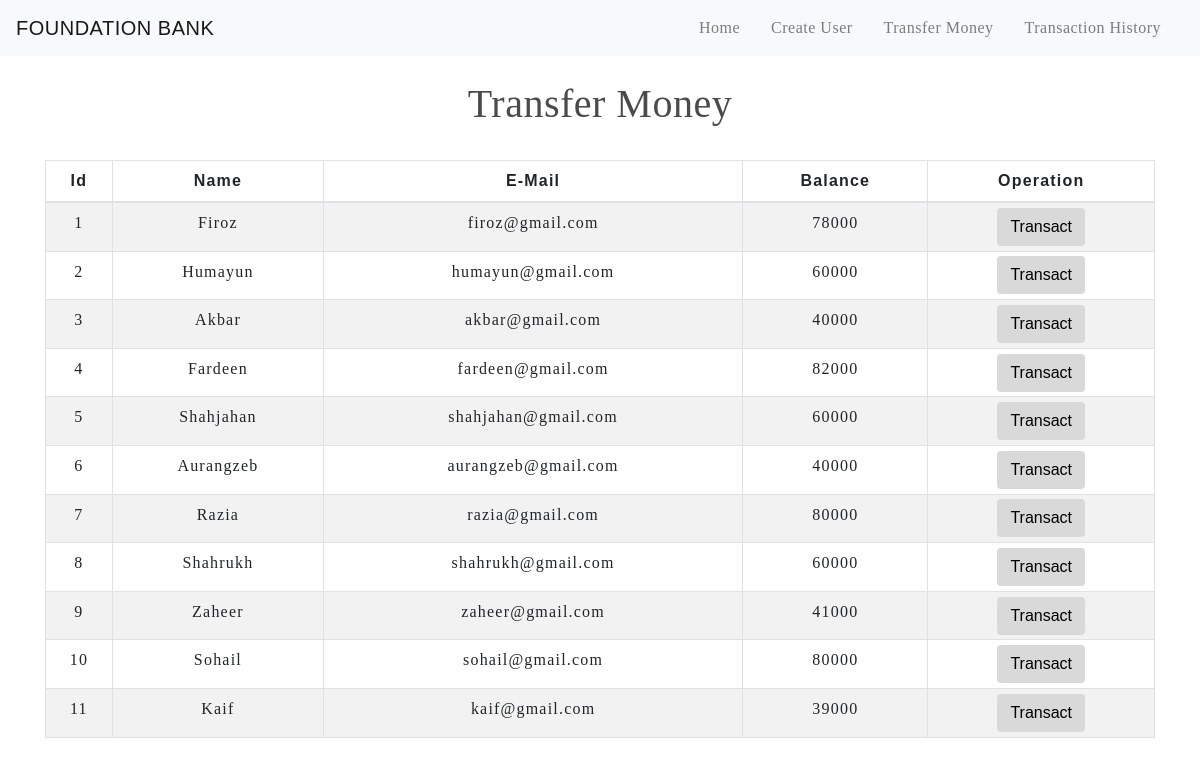
The app's page /transfermoney.php with its own data.
### tables this page shows
CREATE TABLE IF NOT EXISTS `users` (
  `id` int(3) NOT NULL AUTO_INCREMENT,
  `name` text NOT NULL,
  `email` varchar(30) NOT NULL,
  `balance` int(8) NOT NULL,
  PRIMARY KEY (`id`)
);

### transfermoney.php (the view, shortened to what this page needs)
<!DOCTYPE html>
<html lang="en">
<head>
    <link rel="stylesheet" href="https://maxcdn.bootstrapcdn.com/bootstrap/4.0.0/css/bootstrap.min.css">
    <link rel="stylesheet" type="text/css" href="css/table.css">
    <link rel="stylesheet" type="text/css" href="css/navbar.css">
</head>
<body>
<?php
    include_once 'connection.php';
    $sql = "SELECT * FROM users";
    $result = mysqli_query($conn,$sql);
?>
<?php
  include_once 'navbar.php';
?>
<div class="container">
        <h2 class="text-center pt-4">Transfer Money</h2>
        <br>
            <div class="row">
                <div class="col">
                    <div class="table-responsive-sm">
                    <table class="table table-hover table-sm table-striped table-condensed table-bordered">
                        <thead>
                            <tr>
                            <th scope="col" class="text-center py-2">Id</th>
                            <th scope="col" class="text-center py-2">Name</th>
                            <th scope="col" class="text-center py-2">E-Mail</th>
                            <th scope="col" class="text-center py-2">Balance</th>
                            <th scope="col" class="text-center py-2">Operation</th>
                            </tr>
                        </thead>
                        <tbody>
                <?php
                    while($rows=mysqli_fetch_assoc($result)){
                ?>
                    <tr>
                        <td class="py-2"><?php echo $rows['id'] ?></td>
                        <td class="py-2"><?php echo $rows['name']?></td>
                        <td class="py-2"><?php echo $rows['email']?></td>
                        <td class="py-2"><?php echo $rows['balance']?></td>
                        <td><a href="selecteduserdetail.php?id= <?php echo $rows['id'] ;?>"> <button type="button" class="btn">Transact</button></a></td>
                    </tr>
                <?php
                    }
                ?>
                        </tbody>
                    </table>
                    </div>
                </div>
            </div>
         </div>
</body>
</html>

### navbar.php (shortened to what this page needs)
<nav class="navbar navbar-expand-md navbar-light bg-light">
<a class="navbar-brand" href="index.php">FOUNDATION BANK</a>
<div class="collapse navbar-collapse" id="collapsibleNavbar">
      <ul class="navbar-nav ml-auto">
        <li class="nav-item">
          <a class="nav-link" href="index.php">Home</a>
        </li>
        <li class="nav-item">
          <a class="nav-link" href="createuser.php">Create User</a>
        </li>
        <li class="nav-item">
          <a class="nav-link" href="transfermoney.php">Transfer Money</a>
        </li>
        <li class="nav-item">
          <a class="nav-link" href="transactionhistory.php">Transaction History</a>
        </li>
    </div>
 </nav>

### table.css (style rules this page uses)
* { padding: 0; margin: 0; box-sizing: border-box; font-family: sans-serif; }
h2 { font-size: 40px; }
table { letter-spacing: 1.2px; }
td { text-align: center; font-family: Times; }
button { border:none; background: #d9d9d9; transition: 1s; }

### navbar.css (style rules this page uses)
.nav-link { margin-right: 15px; color: black; letter-spacing: 0.5px; transition: 0.5s; font-family:times; }
.navbar-brand { color:#4C4B4B ; letter-spacing: 0.5px; }
h2 { color: #4C4B4B; letter-spacing: 0.5px; font-family: georgia; }

### transfermoney.php (style rules this page uses)
button { transition: 1.5s; }

### records on screen
users: id "1", name "Firoz", email "firoz@gmail.com", balance "78000"
users: id "2", name "Humayun", email "humayun@gmail.com", balance "60000"
users: id "3", name "Akbar", email "akbar@gmail.com", balance "40000"
users: id "4", name "Fardeen", email "fardeen@gmail.com", balance "82000"
users: id "5", name "Shahjahan", email "shahjahan@gmail.com", balance "60000"
users: id "6", name "Aurangzeb", email "aurangzeb@gmail.com", balance "40000"
users: id "7", name "Razia", email "razia@gmail.com", balance "80000"
users: id "8", name "Shahrukh", email "shahrukh@gmail.com", balance "60000"
users: id "9", name "Zaheer", email "zaheer@gmail.com", balance "41000"
users: id "10", name "Sohail", email "sohail@gmail.com", balance "80000"
users: id "11", name "Kaif", email "kaif@gmail.com", balance "39000"
